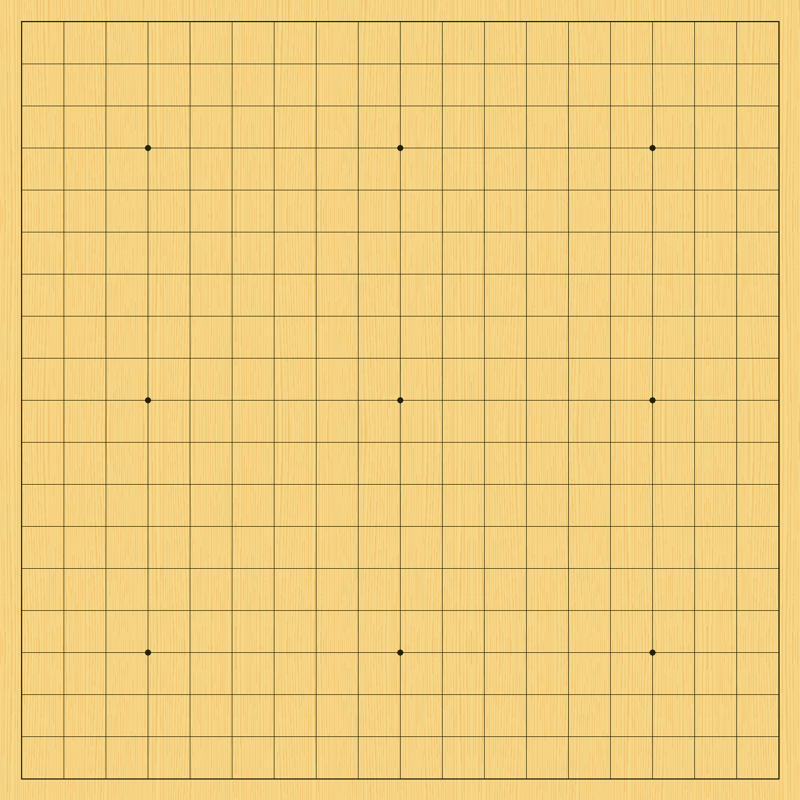
#> input picture assets/material/O001.png, 800 x 800 px
$ python find_go_board_grid.py   (older library calls are emulated)
#> lines starting #> are read from the running program, lines starting #| are printed output that depends on the picture; after the words box and inside, x2 and y2 are one past the last pixel; in counts of white or black regions, pixels touching at a corner belong together
### Wlkr/iocr_utils.py
import math
from enum import Enum

import numpy as np


# [5 lines left out: function calc_theta_abs, not called in this run]


def calc_distance(point1, point2):
    # 这两个 Mat 有点多余？
    m1 = np.array([[point1[0], point1[1]]], dtype=np.float32)
    m2 = np.array([[point2[0], point2[1]]], dtype=np.float32)
    line = m1 - m2

    x = line[0, 0]
    y = line[0, 1]
    z = x ** 2 + y ** 2
    return np.sqrt(z)


# [31 lines left out: functions point_in_region, calc_warp_point, not called in this run]


class PointType(Enum):
    LeftTop = 1
    RightTop = 2
    RightBottom = 3
    LeftBottom = 4
    Center = 5
    WrapPoint = 6


# [91 lines left out: functions sort_region_by, compare_by_px, compare_by_theta, get_point, not called in this run]

### utils/find_go_board_grid.py
import json
import math
import os

import cv2
import numpy as np

from Wlkr.iocr_utils import calc_distance

mid_dir = "../output"
# 设置保存计数器
cnt_save = 0


def reset_dir():
    global cnt_save
    cnt_save = 0

    if not os.path.exists(mid_dir):
        os.makedirs(mid_dir)
    else:
        files = os.listdir(mid_dir)
        for file in files:
            file_path = os.path.join(mid_dir, file)
            os.remove(file_path)


def save_middle_mat(img, name):
    if not os.path.exists(mid_dir):
        os.makedirs(mid_dir)
    global cnt_save
    cnt_save += 1
    img_path = os.path.join(mid_dir, f"{cnt_save:03d}_{name}.jpg")
    cv2.imwrite(img_path, img)


def find_go_board_squares(image_path, bin_threshold=160, diff_threshold=5
                          , crop_px=None, brightness=None):
    # 读取图像
#> called with image_path = '../assets/material/O001.png', bin_threshold = 160, diff_threshold = 5
    img = cv2.imread(image_path)
#> img is the input picture: shape (800, 800, 3); mean B, G, R 125.6, 205.4, 239
    if crop_px and isinstance(crop_px, int):
        height, width = img.shape[:2]
        # 裁剪图像
        img = img[crop_px:height - crop_px, crop_px:width - crop_px]

    if brightness and isinstance(brightness, int):
        # 图像亮度
        img = cv2.add(img, np.ones_like(img) * brightness, dtype=cv2.CV_8U)
        save_middle_mat(img, "brightness")

    # 灰度
    binary_inv = cv2.cvtColor(img, cv2.COLOR_BGR2GRAY)
    save_middle_mat(binary_inv, "gray")

    # 二值化
    if bin_threshold > 0:
        _, binary_inv = cv2.threshold(binary_inv, bin_threshold, 255, cv2.THRESH_BINARY_INV)
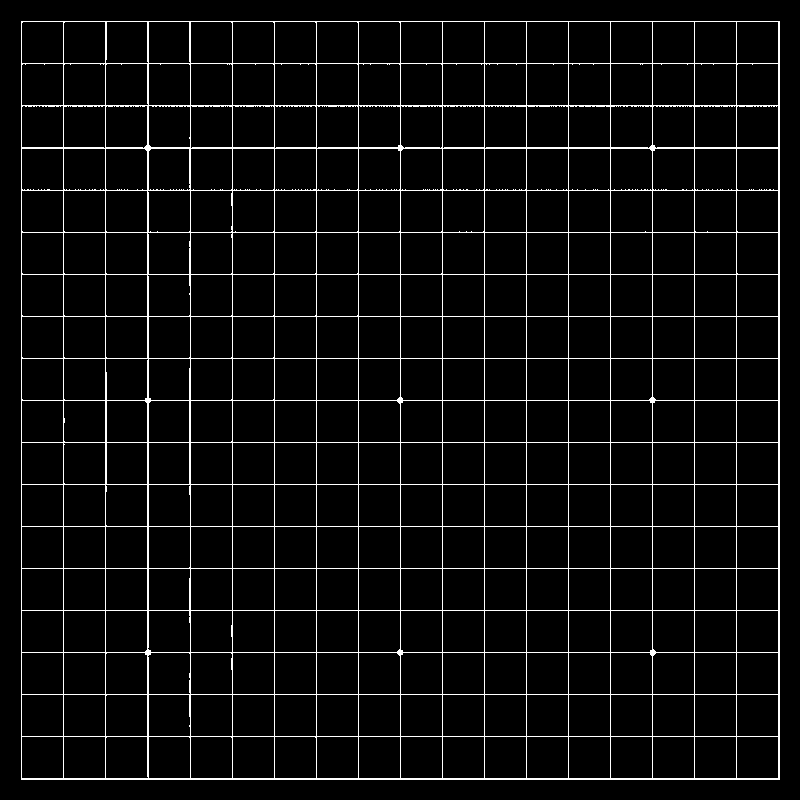
#> binary_inv: shape (800, 800); 5.1% white in thin lines or dots
    else:
        _, binary_inv = cv2.threshold(binary_inv, -bin_threshold, 255, cv2.THRESH_BINARY)
    save_middle_mat(binary_inv, "bin_inv")

    # kernel = cv2.getStructuringElement(cv2.MORPH_ELLIPSE, (3, 3))
    # # 开运算，去除小点
    # binary_inv = cv2.morphologyEx(binary_inv, cv2.MORPH_OPEN, kernel)
    # save_middle_mat(binary_inv, "open")

    ver = binary_inv.copy()
    # 膨胀竖线
    kernel = cv2.getStructuringElement(cv2.MORPH_RECT, (2, 3))
    ver = cv2.dilate(ver, kernel, iterations=1)
#> ver: shape (800, 800); 11.7% white; 1 white region, box (x1, y1, x2, y2) and area: (21, 20, 781, 781) 74825
    save_middle_mat(ver, "v_dilate")
    # 腐蚀横线
    kernel = cv2.getStructuringElement(cv2.MORPH_RECT, (1, 10))
    ver = cv2.erode(ver, kernel, iterations=3)
#> ver: shape (800, 800); 4.6% white in thin lines or dots, all inside (x1, y1, x2, y2) = (21, 35, 781, 769)
    save_middle_mat(ver, "v_erode")
    # 腐蚀线的头尾会被削掉，补偿回来
    # 另外像素为1的点不会被当做轮廓
    kernel = cv2.getStructuringElement(cv2.MORPH_RECT, (2, 10))
    ver = cv2.dilate(ver, kernel, iterations=3)
#> ver: shape (800, 800); 11.6% white; 19 white regions, largest, box (x1, y1, x2, y2) and area: (147, 23, 153, 784) 4566, (778, 23, 784, 784) 4566, (189, 23, 195, 784) 4166
    save_middle_mat(ver, "v_dilate")

    hor = binary_inv.copy()
    # 膨胀横线
    kernel = cv2.getStructuringElement(cv2.MORPH_RECT, (3, 2))
    hor = cv2.dilate(hor, kernel, iterations=1)
#> hor: shape (800, 800); 11.7% white; 1 white region, box (x1, y1, x2, y2) and area: (20, 21, 781, 781) 74968
    save_middle_mat(hor, "h_dilate")
    # 腐蚀竖线
    kernel = cv2.getStructuringElement(cv2.MORPH_RECT, (10, 1))
    hor = cv2.erode(hor, kernel, iterations=3)
#> hor: shape (800, 800); 4.7% white in thin lines or dots, all inside (x1, y1, x2, y2) = (35, 21, 769, 781)
    save_middle_mat(hor, "h_erode")
    # 腐蚀线的头尾会被削掉，补偿回来
    # 另外像素为1的点不会被当做轮廓
    kernel = cv2.getStructuringElement(cv2.MORPH_RECT, (10, 2))
    hor = cv2.dilate(hor, kernel, iterations=3)
#> hor: shape (800, 800); 11.7% white; 19 white regions, largest, box (x1, y1, x2, y2) and area: (23, 147, 784, 153) 4566, (23, 778, 784, 784) 4566, (23, 105, 784, 111) 4563
    save_middle_mat(hor, "h_dilate")

    # 交点
    intersection_image = cv2.bitwise_and(ver, hor)
#> intersection_image: shape (800, 800); 1.4% white; 361 white regions (37 under 20 px), largest, box (x1, y1, x2, y2) and area: (147, 105, 153, 111) 36, (778, 105, 784, 111) 36, (147, 147, 153, 153) 36
    save_middle_mat(intersection_image, "intersection")
    # 膨胀交点，有个棋盘的星位不是点而是4直角
    kernel = cv2.getStructuringElement(cv2.MORPH_RECT, (2, 2))
    intersection_image = cv2.dilate(intersection_image, kernel, iterations=3)
#> intersection_image: shape (800, 800); 3.7% white; 361 white regions
    save_middle_mat(intersection_image, "i_dilate")

    # 找到轮廓
    contours, _ = cv2.findContours(intersection_image, cv2.RETR_EXTERNAL, cv2.CHAIN_APPROX_SIMPLE)
#> contours = 361 contours; largest, box (x1, y1, x2, y2) and area: (778, 778, 787, 787) 64, (147, 778, 156, 787) 64, (778, 147, 787, 156) 64, (147, 147, 156, 156) 64, (778, 105, 787, 114) 64
    # 计算每个轮廓的中心点
    center_points = []
    for contour in contours:
        # [13 lines of commented-out code are left out]
        x, y, w, h = cv2.boundingRect(contour)
        center_points.append([x, y])
#> this loop made 361 passes
#> (contour, x, y, w, h) on passes 1 to 3: ([[778, 778], [778, 786], [786, 786], [786, 778]], 778, 778, 9, 9), ([[736, 778], [736, 786], [743, 786], [743, 778]], 736, 778, 8, 9), ([[694, 778], [694, 786], [701, 786], [701, 778]], 694, 778, 8, 9)
#> after the loop, center_points = 361 pairs, first value 23 to 778, second value 23 to 778
        # [9 lines of commented-out code are left out]

    center_points = sorted(center_points, key=lambda x: x[0])
    center_points = sorted(center_points, key=lambda x: x[1])
    points_count = len(center_points)
#> points_count = 361
    # 输出中心点坐标
    print("center_points:", center_points)
#> (printed output is left out)
    print("points_count: " + str(points_count))
#| points_count: 361

    save_middle_mat(img, "red_img")
    save_middle_mat(intersection_image, "red_itr")

    if points_count != 361:
        raise Exception("交点数目错误，19线棋盘应为361点: " + image_path)

    matrix = []
    row = [center_points[0]]
#> row = [[23, 23]]
    for idx, point in enumerate(center_points):
        if idx == 0:
            continue
        diff = abs(center_points[idx - 1][1] - point[1])
        if diff <= diff_threshold:
            row.append(point)
        else:
            matrix.append(row)
            row = [point]
#> this loop made 361 passes
#> (diff, row) on passes 20, 39, 58, 77, 96: (40, [[23, 63]]), (42, [[23, 105]]), (42, [[23, 147]]), (42, [[652, 189]]), (42, [[23, 232]])
#> after the loop, matrix = 18 items
    matrix.append(row)

    # x轴排序
    for x_sort in matrix:
        x_sort.sort(key=lambda x: x[0])
#> this loop made 19 passes

    # 计算正方形横线的平均长度，竖线偷懒略
    line_ttl = 0
    for row in matrix:
        line_ttl += calc_distance(row[0], row[-1])
#> this loop made 19 passes
#> (m1 in calc_distance, m2 in calc_distance, line_ttl) on passes 1 to 8: ([[23, 23]], [[778, 23]], 755), ([[23, 63]], [[778, 63]], 1510), ([[23, 105]], [[778, 105]], 2265), ([[23, 147]], [[778, 147]], 3020), ([[23, 190]], [[778, 190]], 3775), ([[23, 232]], [[778, 232]], 4530), ([[23, 274]], [[778, 274]], 5285), ([[23, 316]], [[778, 316]], 6040)
#> after the loop, line_ttl = 14345
        # 候选：int、round、math.ceil
    avg_line_len = int(line_ttl / len(matrix) / len(matrix[0]))
#> avg_line_len = 39
    print("avg_line_len: " + str(avg_line_len))
#| avg_line_len: 39

    # 裁剪补正
    if crop_px and isinstance(crop_px, int):
        for r, row in enumerate(matrix):
            for c, cell in enumerate(row):
                matrix[r][c] = (cell[0] + crop_px, cell[1] + crop_px)

    for row in matrix:
        print('1,' * len(row))
    # 保存棋盘数据
    json_path = image_path + ".json"
    json_obj = {
        "matrix": matrix,
        "points_count": points_count,
        "avg_line_len": avg_line_len
    }
    with open(json_path, "w", encoding="utf-8") as f:
        json.dump(json_obj, f)


def try_to_find():
    img_path = r"../assets/material/O001.png"
    reset_dir()
    find_go_board_squares(img_path)

    img_path = r"../assets/material/O002.png"
    reset_dir()
    find_go_board_squares(img_path, crop_px=5)
#> call 2 of find_go_board_squares, with image_path = '../assets/material/O002.png', bin_threshold = 160, diff_threshold = 5, crop_px = 5
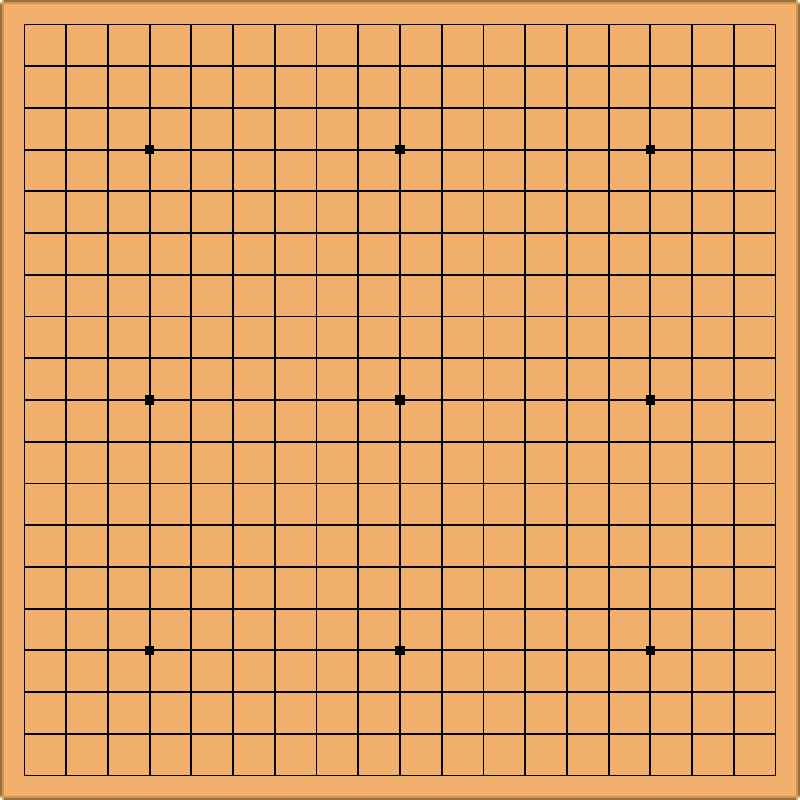
#> input picture assets/material/O002.png, 800 x 800 px
#> in find_go_board_squares, img is the input picture: shape (800, 800, 3); mean B, G, R 99.7, 161.2, 221.7
#> in find_go_board_squares (call 2), `contours, _ = cv2.findContours(intersection_image, cv2.RETR_EXTERNAL, ..`: contours = 361 contours; largest, box (x1, y1, x2, y2) and area: (728, 728, 737, 737) 64, (686, 728, 695, 737) 64, (644, 728, 653, 737) 64, (603, 728, 612, 737) 64, (561, 728, 570, 737) 64
#> the loop in find_go_board_squares (call 2), `for contour in contours: # 这计算方式中心点不准确，会偏移 # M = cv2.moments(contour) ..` made 361 passes
#> (printed output is left out)
#> the loop in find_go_board_squares (call 2), `for idx, point in enumerate(center_points):` made 361 passes
#> point on passes 1 to 3: [21, 21], [60, 21], [102, 21]
#> the loop in find_go_board_squares (call 2), `for x_sort in matrix:` made 19 passes
#> the loop in find_go_board_squares (call 2), `for row in matrix:` made 19 passes
#> the loop in find_go_board_squares (call 2), `for r, row in enumerate(matrix):` made 19 passes

    img_path = r"../assets/material/O003.png"
    reset_dir()
    find_go_board_squares(img_path, bin_threshold=96, crop_px=5)
#> call 3 of find_go_board_squares, with image_path = '../assets/material/O003.png', bin_threshold = 96, diff_threshold = 5, crop_px = 5
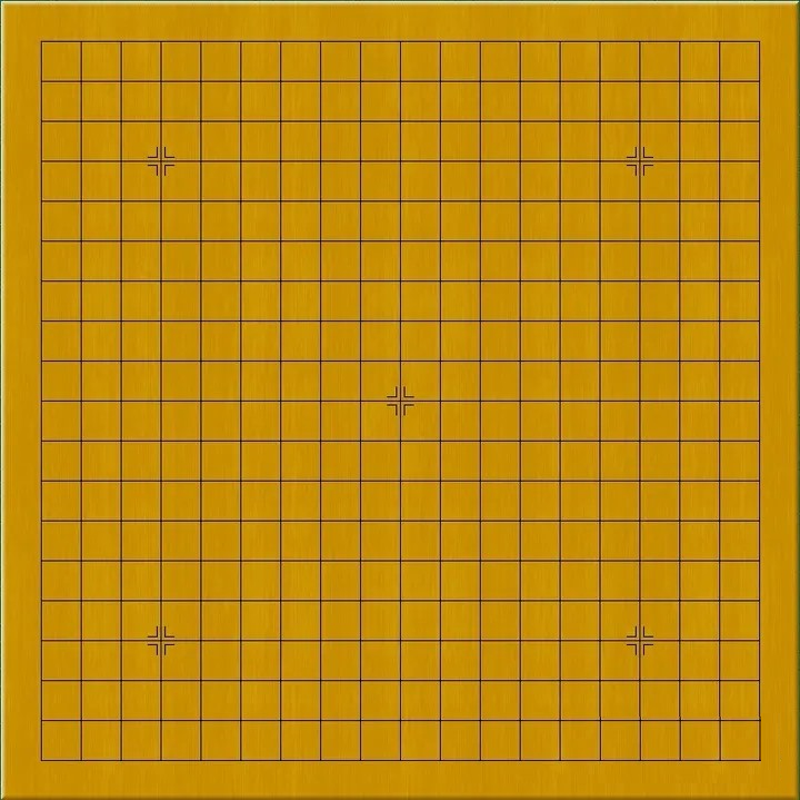
#> input picture assets/material/O003.png, 800 x 800 px
#> in find_go_board_squares, img is the input picture: shape (800, 800, 3); mean B, G, R 13.9, 138.1, 191.3
#> the loop in find_go_board_squares (call 3), `for contour in contours: # 这计算方式中心点不准确，会偏移 # M = cv2.moments(contour) ..` made 361 passes
#> the loop in find_go_board_squares (call 3), `for idx, point in enumerate(center_points):` made 361 passes
#> point on passes 1 to 3: [38, 38], [76, 38], [115, 38]
#> the loop in find_go_board_squares (call 3), `for x_sort in matrix:` made 19 passes
#> the loop in find_go_board_squares (call 3), `for row in matrix:` made 19 passes
#> the loop in find_go_board_squares (call 3), `for r, row in enumerate(matrix):` made 19 passes

    # 这张图黑白是反的，还需要调整亮度
    img_path = r"../assets/material/O004.png"
    reset_dir()
    find_go_board_squares(img_path, bin_threshold=-128, crop_px=40, brightness=-50)
#> call 4 of find_go_board_squares, with image_path = '../assets/material/O004.png', bin_threshold = -128, diff_threshold = 5, crop_px = 40, brightness = -50
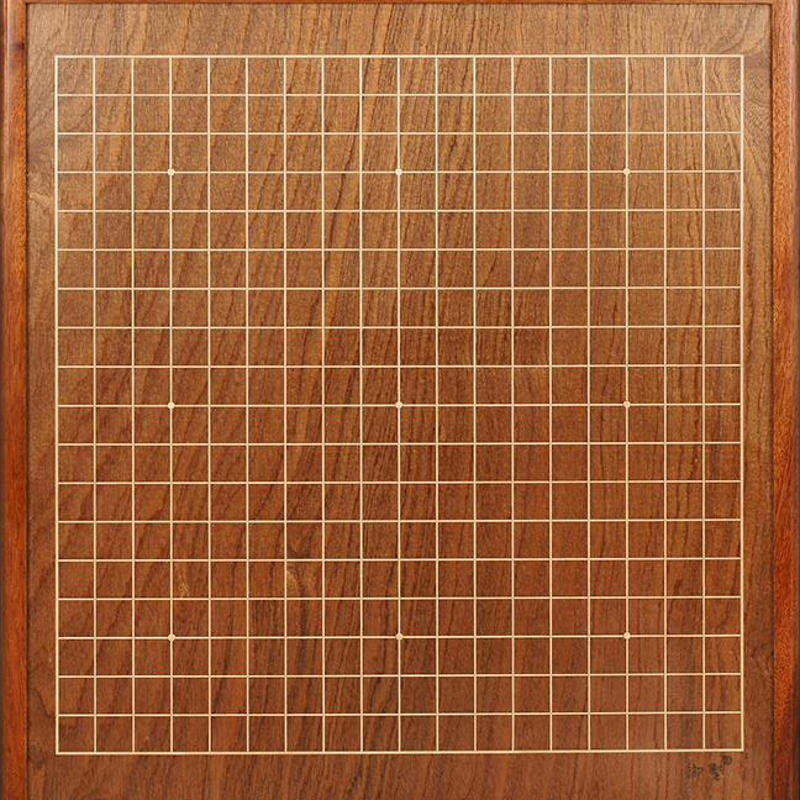
#> input picture assets/material/O004.png, 800 x 800 px
#> in find_go_board_squares, img is the input picture: shape (800, 800, 3); mean B, G, R 57.9, 98.2, 158
#> in find_go_board_squares (call 4), `img = cv2.add(img, np.ones_like(img) * brightness, dtype=cv2.CV_8U)`:
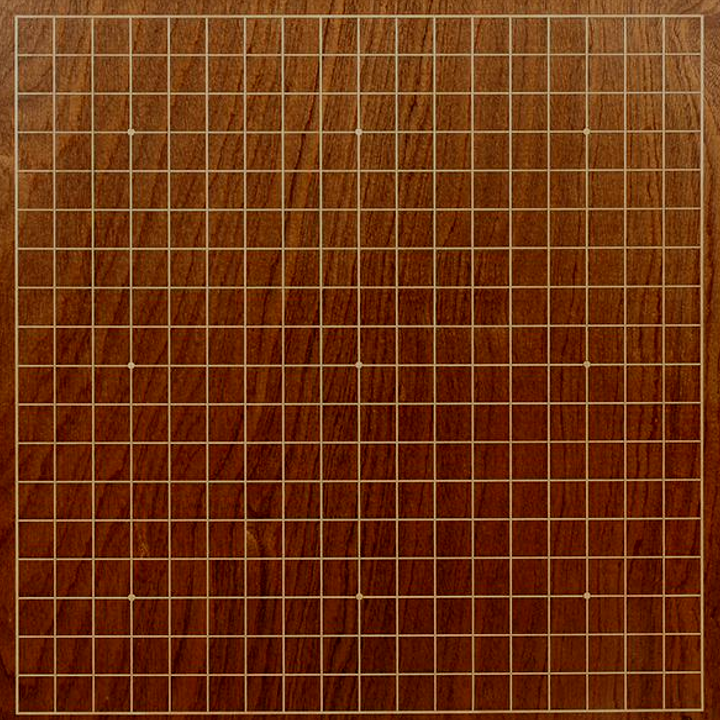
#> img: shape (720, 720, 3); mean B, G, R 18.1, 50.2, 108.7
#> in find_go_board_squares (call 4), `binary_inv = cv2.cvtColor(img, cv2.COLOR_BGR2GRAY)`:
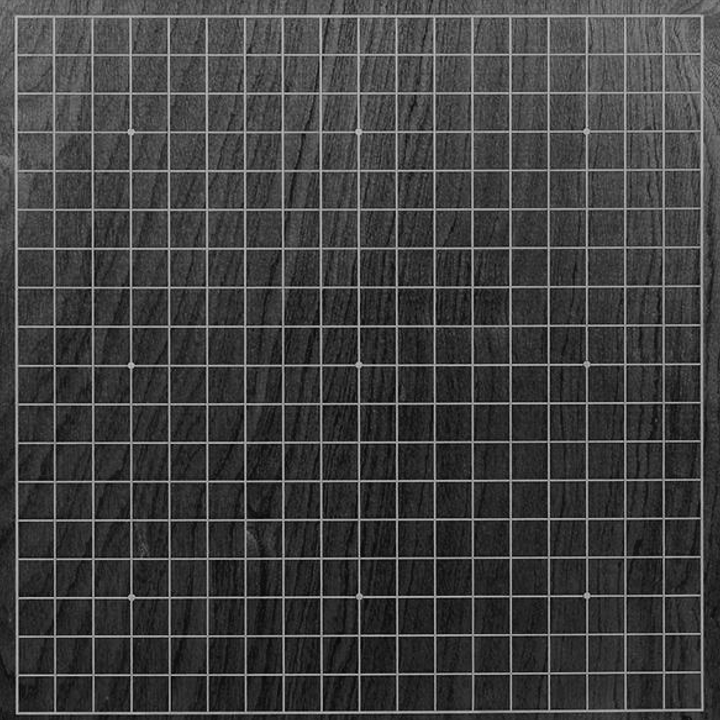
#> binary_inv: shape (720, 720); min 0, max 199, mean 64
#> in find_go_board_squares (call 4), `intersection_image = cv2.dilate(intersection_image, kernel, iterations..`:
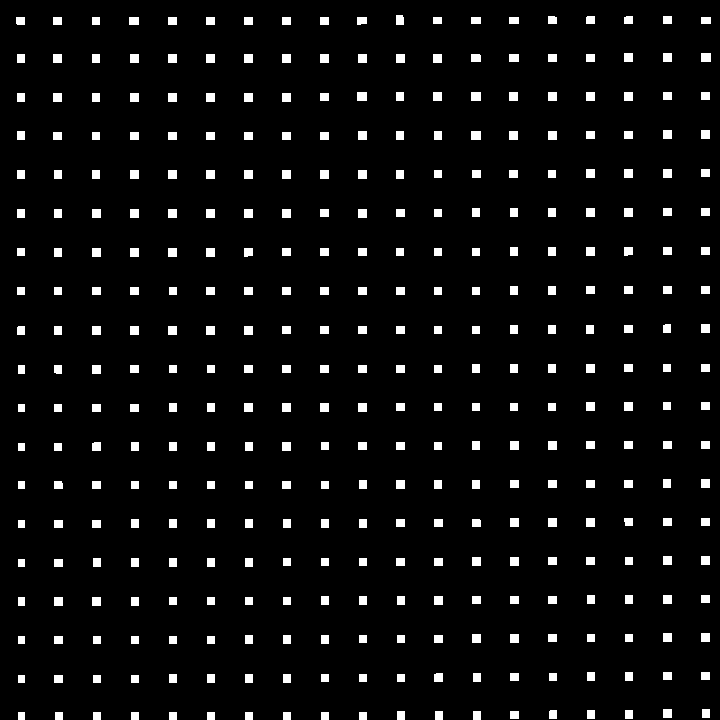
#> intersection_image: shape (720, 720); 5.1% white; 361 white regions, largest, box (x1, y1, x2, y2) and area: (701, 53, 711, 62) 90, (357, 92, 367, 101) 90, (471, 92, 481, 101) 90
#> the loop in find_go_board_squares (call 4), `for contour in contours: # 这计算方式中心点不准确，会偏移 # M = cv2.moments(contour) ..` made 361 passes
#> the loop in find_go_board_squares (call 4), `for idx, point in enumerate(center_points):` made 361 passes
#> point on passes 1 to 3: [396, 15], [548, 16], [586, 16]
#> the loop in find_go_board_squares (call 4), `for x_sort in matrix:` made 19 passes
#> the loop in find_go_board_squares (call 4), `for row in matrix:` made 19 passes
#> the loop in find_go_board_squares (call 4), `for r, row in enumerate(matrix):` made 19 passes


if __name__ == "__main__":
    try_to_find()
